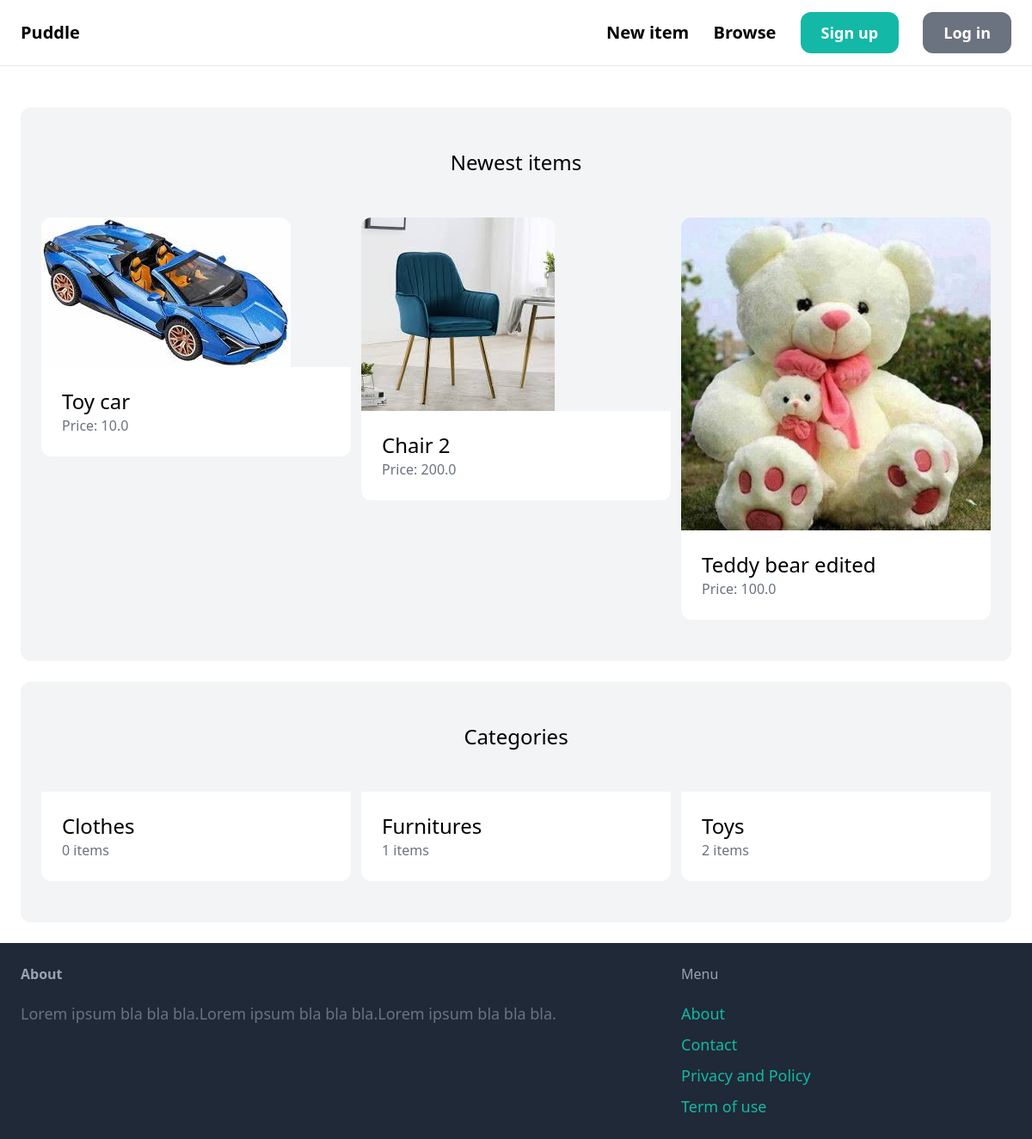
The page / on the database its author committed.
### item/models.py (models this page shows, shortened)
class Item(models.Model):
    category=models.ForeignKey(Category, related_name='items', on_delete=models.CASCADE)
    name=models.CharField(max_length=255)
    description=models.TextField(blank=True, null=True)
    price=models.FloatField()
    image=models.ImageField(upload_to='item_images',blank=True,null=True)
    is_sold=models.BooleanField(default=False)
    created_by=models.ForeignKey(User, related_name='items', on_delete=models.CASCADE)
    created_at=models.DateTimeField(auto_now_add=True)

class Category(models.Model):
    name=models.CharField(max_length=255)
    class Meta:
        ordering=('name',)
        verbose_name_plural='Categories'

### core/views.py (the view)
# urls.py: path('', views.index,name='index'),
def index(request):
    items=Item.objects.filter(is_sold=False)[0:6]
    categories=Category.objects.all()
    return render(request, 'core/index.html', {
        'categories': categories,
        'items': items,
    })

### core/templates/core/index.html (shortened to what this page needs)
{% extends 'core/base.html' %}
{% block content %}
    <div class="mt-6 px-6 py-12 bg-gray-100 rounded-xl">
        <h2 class="mb-12 text-2xl text-center">Newest items</h2>
        <div class="grid grid-cols-3 gap-3">
            {% for item in items %}
                <div>
                    <a href="{% url 'item:detail' item.id %}">
                        <div>
                            <img src="{{ item.image.url }}" class="rounded-t-xl">
                        </div>
                        <div class="p-6 bg-white rounded-b-xl">
                            <h2 class="text-2xl">{{ item.name }}</h2>
                            <p class="text-gray-500">Price: {{ item.price }}</p>
                        </div>
                    </a>
                </div>
            {% endfor %}
        </div>
    </div>
    <div class="mt-6 px-6 py-12 bg-gray-100 rounded-xl">
        <h2 class="mb-12 text-2xl text-center">Categories</h2>
        <div class="grid grid-cols-3 gap-3">
            {% for category in categories %}
                <div>
                    <a href="#">
                        <div class="p-6 bg-white rounded-b-xl">
                            <h2 class="text-2xl">{{ category.name }}</h2>
                            <p class="text-gray-500">{{ category.items.count }} items</p>
                        </div>
                    </a>
                </div>
            {% endfor %}
        </div>
    </div>
{% endblock %}

### core/templates/core/base.html (shortened to what this page needs)
<!doctype html>
<html>
    <head>
        <script src="https://cdn.tailwindcss.com"></script>
    </head>
    <body>
        <nav class="py-6 px-6 flex justify-between items-center border-b border-gray-200">
            <a href="/" class="text-xl font-semibold">Puddle</a>
            <div class="space-x-6">
                <a href="{% url 'item:new' %}" class="text-xl font-semibold hover:text-gray-500">New item</a>
                <a href="{% url 'item:items' %}" class="text-xl font-semibold hover:text-gray-500">Browse</a>
                {% if request.user.is_authenticated %}
                    <a href="{% url 'conversation:inbox' %}" class="px-6 py-3 text-lg font-semibold bg-teal-500 text-white rounded-xl hover:bg-teal-700">Inbox</a>
                    <a href="{% url 'dashboard:index' %}" class="px-6 py-3 text-lg font-semibold bg-gray-500 text-white rounded-xl hover:bg-gray-700">Dashboard</a>
                {% else %}
                    <a href="{% url 'core:signup' %}" class="px-6 py-3 text-lg font-semibold bg-teal-500 text-white rounded-xl hover:bg-teal-700">Sign up</a>
                    <a href="{% url 'core:login' %}" class="px-6 py-3 text-lg font-semibold bg-gray-500 text-white rounded-xl hover:bg-gray-700">Log in</a>
                {% endif %}
        </nav>
        <div class="px-6 py-6">
            {% block content %}
            {% endblock %}
        </div>
        <footer class="py-6 px-6 flex justify-between bg-gray-800">
            <div class="w-2/3 pr-10">
                <h3 class="mb-5 font-semibold text-gray-400">About</h3>
                <p class="text-lg text-gray-500">Lorem ipsum bla bla bla.Lorem ipsum bla bla bla.Lorem ipsum bla bla bla.</p>
            </div>
            <div class="w-1/3">
                <h3 class="mb-5 font semi-bold text-gray-400">Menu</h3>
                <ul class="space-y-2">
                    <li><a href="#" class="text-lg text-teal-500 hover:text-teal-700">About</a></li>
                    <li><a href="{% url 'core:contact' %}" class="text-lg text-teal-500 hover:text-teal-700">Contact</a></li>
                    <li><a href="#" class="text-lg text-teal-500 hover:text-teal-700">Privacy and Policy</a></li>
                    <li><a href="#" class="text-lg text-teal-500 hover:text-teal-700">Term of use</a></li>
                </ul>
            </div>
        </footer>
    </body>
</html>

### rows shown on the page
Item: image (picture), name "Toy car", price "10.0"
Item: image (picture), name "Chair 2", price "200.0"
Item: image (picture), name "Teddy bear edited", price "100.0"
Category: name "Clothes", items.count "0"
Category: name "Furnitures", items.count "1"
Category: name "Toys", items.count "2"
